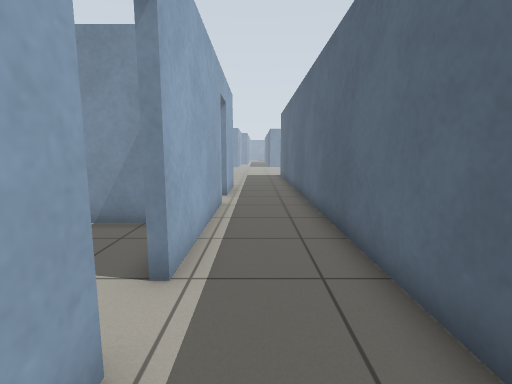
view 1 (above)

24 first-person views from a walk through a world built for the Gazebo simulator. The camera is 0.94 m above the floor, tilts 8° down and sees 85° across. The floor is counted in squares, 0.5 m on a side. Each view is taken from the middle of a square. On the plan, view 1 faces up. The plan holds only what a view shows up to about 16 squares ahead; the rest is blank. The place goes on beyond the plan.

view 2
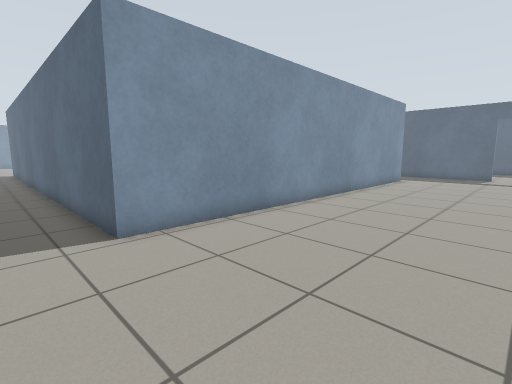

view 3
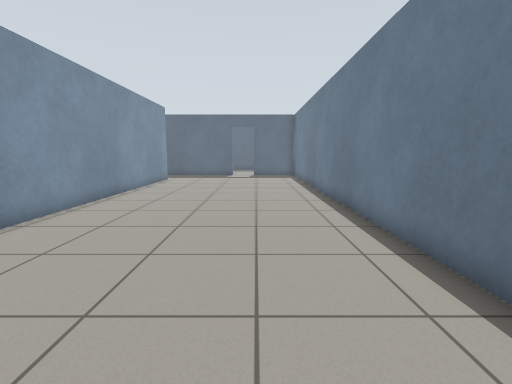

view 4
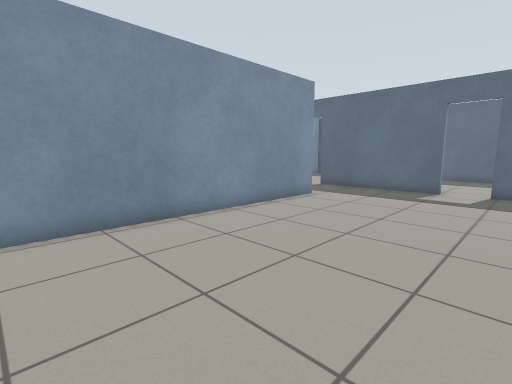

view 5
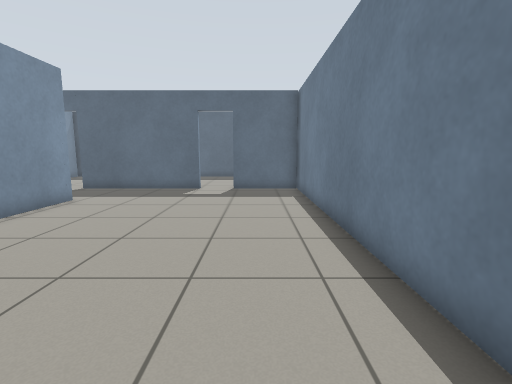

view 6
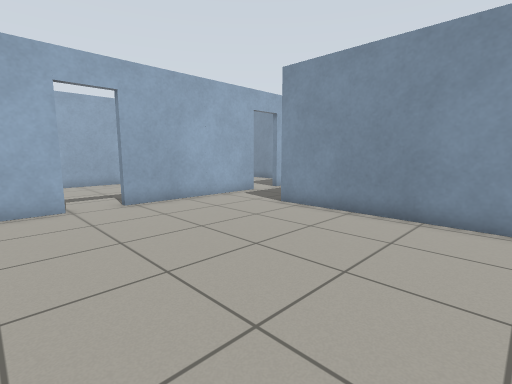

view 7
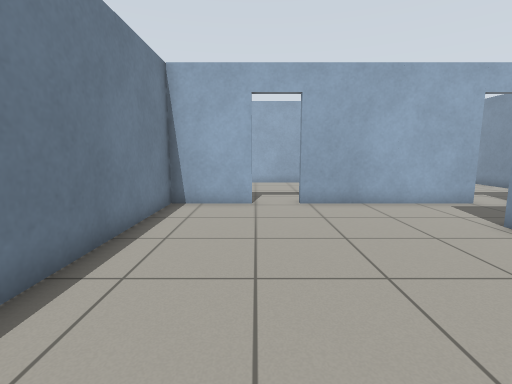

view 8
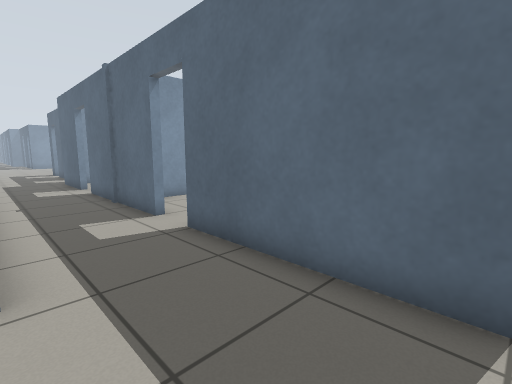

view 9
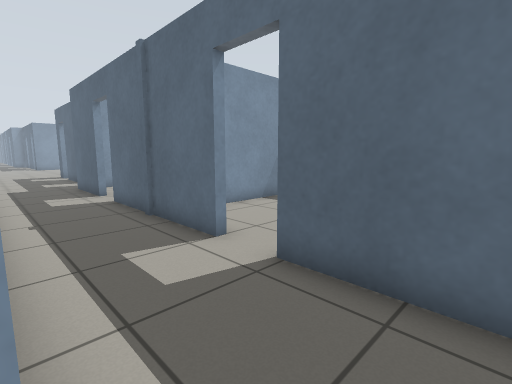

view 10
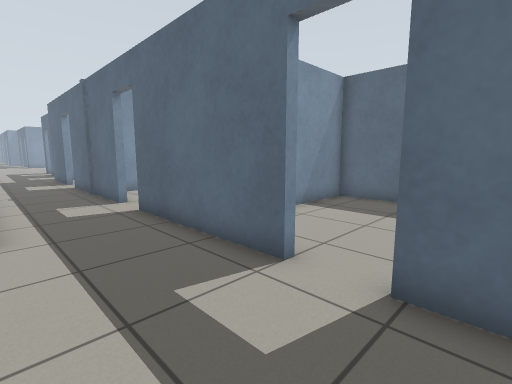

view 11
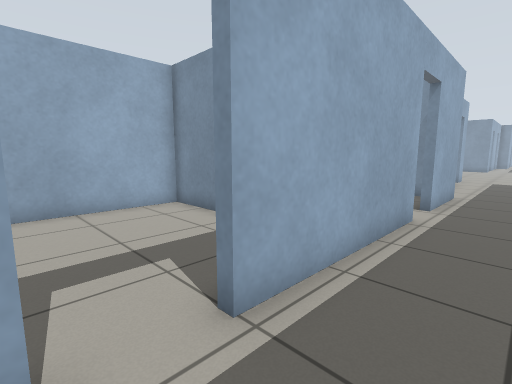

view 12
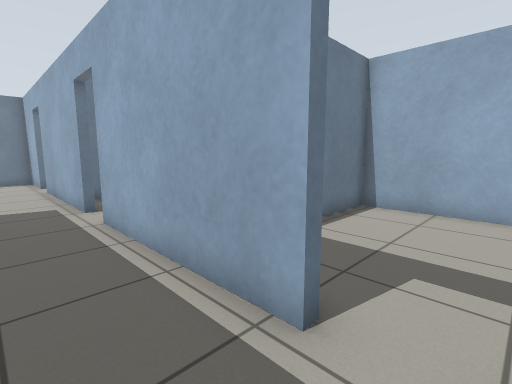

view 13
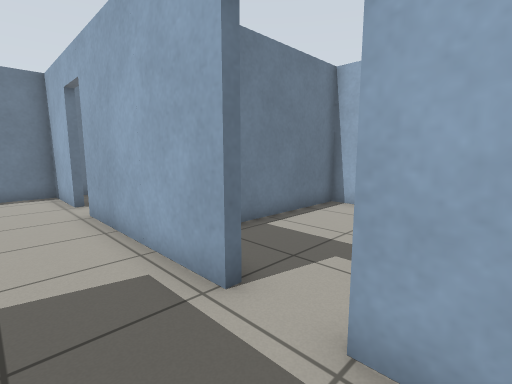

view 14
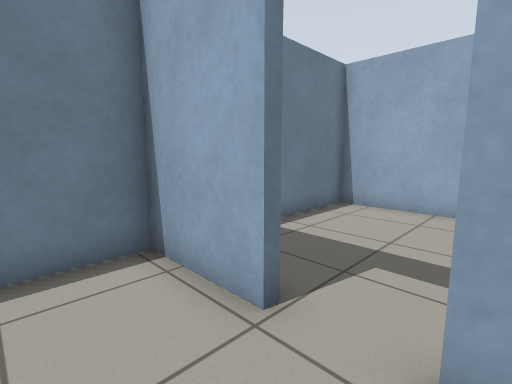

view 15
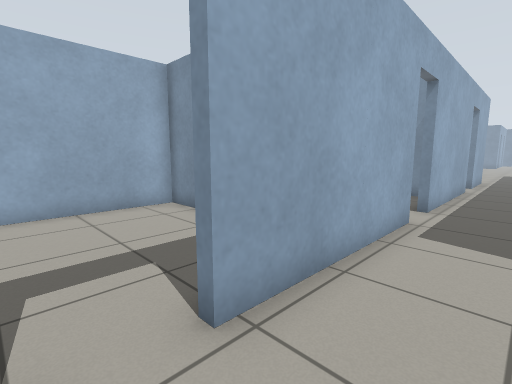

view 16
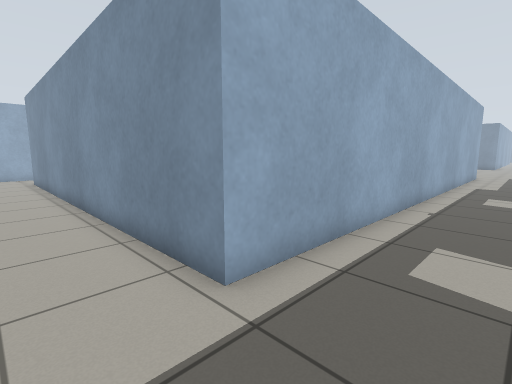

view 17
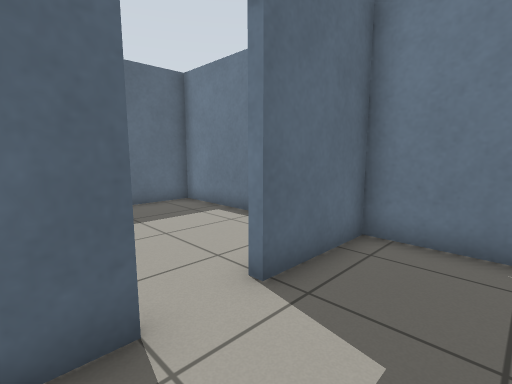

view 18
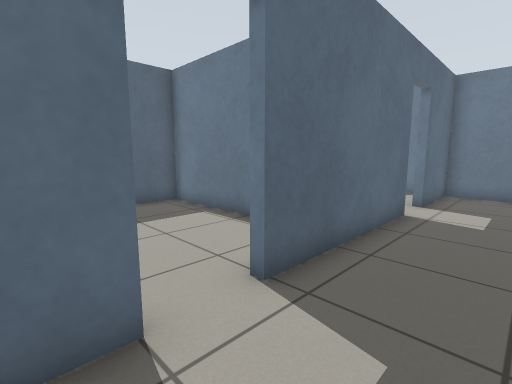

view 19
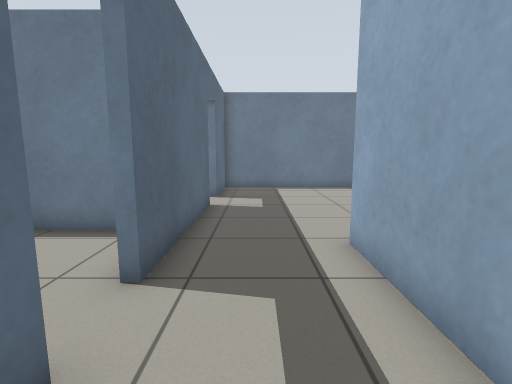

view 20
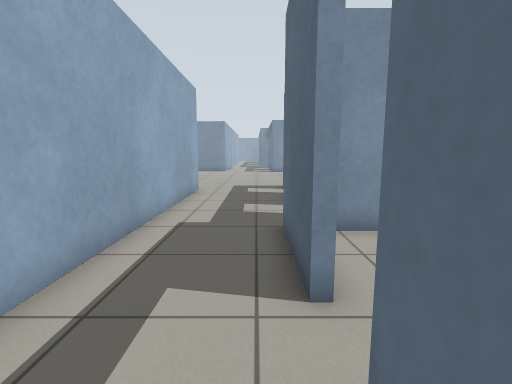

view 21
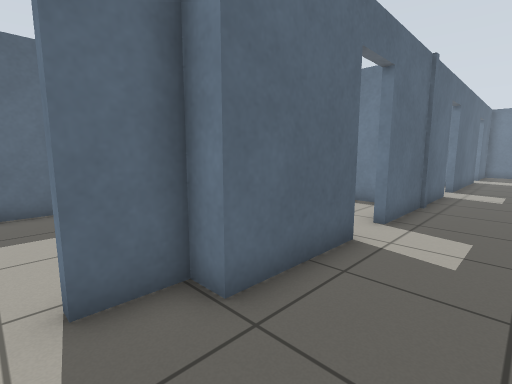

view 22
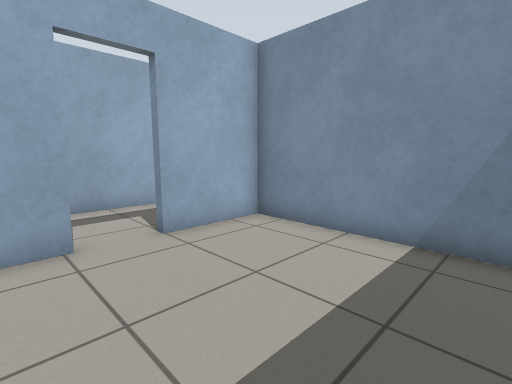

view 23
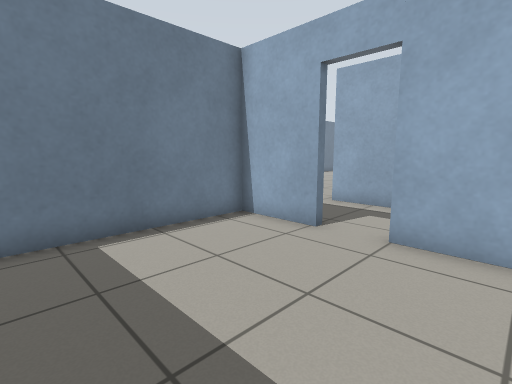

view 24
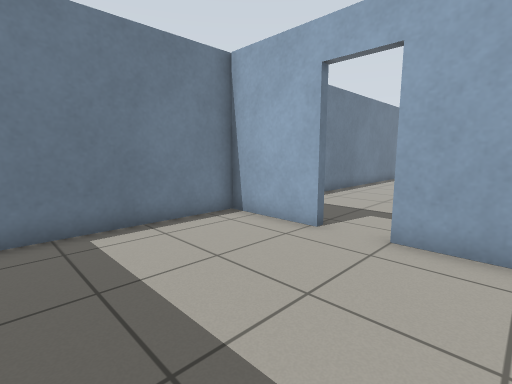

### Floor plan
Points are (right, up) in squares from view 1. A wall is a line through its corners. A room is listed if a view was taken in it or the views show most of it. See-through windows are left out.
Room 1 (views 1, 2, 3, 4, 5, 6, 7, 8, 9, 10, 11, 12, 13, 14, 15, 16, 17, 18, 19, 20, 21)
walls: (23.7, -4.1) (23.7, 2.2); (23.7, 3.9) (23.7, 10.6); (-1.3, 2.2) (-1.3, -4.4); (-1.3, -6.1) (-1.3, -9.2) (24, -9.2); (23.7, -9.3) (23.7, -5.8); (-1.3, 10.5) (-1.3, 3.9); (23.7, 12.2) (23.7, 15.9) (24.5, 15.9) (24.5, 17.5); (20, 18.5) (20, 0.3) (2, 0.3) (2, 16.2); (-1.3, 15.9) (-1.3, 12.1)
ways out: open door at (24, 3.5) to room 2; open door at (24, -4.5) to room 3; open door at (-1.3, -5.3) to room 4; open door at (-1.3, 11.3); open door at (-1.2, 3); open door at (24, 11.5); open door at (25, 18)
Room 2 (views 22, 23)
walls: (24, 2.2) (24, -0.7) (30.5, -0.7); (29.9, 7.1) (24, 7.1) (24, 3.9)
ways out: open door at (24, 3.5) to room 1
Room 3 (view 24)
walls: (24, -5.8) (24, -9.1); (24, -2.1) (24, -4.1); (24, -9.2) (30.5, -9.2); (30.5, -1) (28, -1)
ways out: open door at (24, -4.5) to room 1
Room 4 (no view inside)
walls: (-7, -1) (-8.7, -1) (-8.7, -9.2) (-5.1, -9.2)
ways out: open door at (-1.3, -5.3) to room 1

Positions as (right, up) in squares from view 1, and headings:
1: (0, 0), facing up
2: (0, -6), facing up-right
3: (0, -6), facing right
4: (9, -7), facing up-right
5: (9, -7), facing right
6: (9, -8), facing up-left
7: (9, -6), facing left
8: (20, -4), facing up-right
9: (20, -1), facing up-right
10: (20, -7), facing up-right
11: (1, 2), facing up-left
12: (1, 12), facing down-left
13: (1, 5), facing down-left
14: (1, -4), facing down-left
15: (1, -6), facing up-left
16: (23, -2), facing up-left
17: (21, -3), facing down-right
18: (21, 5), facing down-right
19: (22, 6), facing down
20: (23, 9), facing up
21: (21, 18), facing down-right
22: (30, 1), facing up-left
23: (30, 6), facing down-left
24: (30, -2), facing down-left
